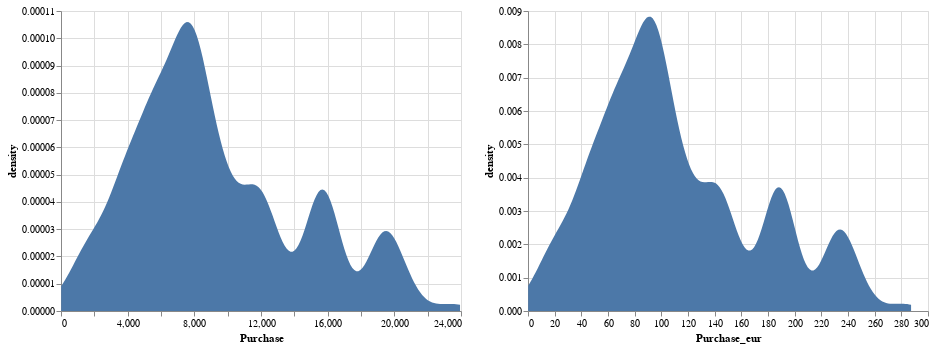

The notebook cell saved with this chart:
### Code cell
df_subset = df.sample(n=5000, random_state=42) # https://altair-viz.github.io/user_guide/faq.html#maxrowserror-how-can-i-plot-large-datasets

indian_chart = alt.Chart(df_subset).transform_density(
    'Purchase',
    as_=['Purchase', 'density'],
).mark_area().encode(
    x="Purchase:Q",
    y='density:Q',
)

eu_chart = alt.Chart(df_subset).transform_density(
    'Purchase_eur',
    as_=['Purchase_eur', 'density'],
).mark_area().encode(
    x="Purchase_eur:Q",
    y='density:Q',
)

indian_chart | eu_chart

### Figure 1 — Vega-Lite specification as saved in the notebook (floating-point values rounded to 4 significant figures; data arrays with more than 128 entries replaced by an {"elided": "..."} marker saying what was removed)
{"config": {"view": {"continuousWidth": 400, "continuousHeight": 300}}, "hconcat": [{"mark": "area", "encoding": {"x": {"type": "quantitative", "field": "Purchase"}, "y": {"type": "quantitative", "field": "density"}}, "transform": [{"density": "Purchase", "as": ["Purchase", "density"]}]}, {"mark": "area", "encoding": {"x": {"type": "quantitative", "field": "Purchase_eur"}, "y": {"type": "quantitative", "field": "density"}}, "transform": [{"density": "Purchase_eur", "as": ["Purchase_eur", "density"]}]}], "data": {"name": "data-93fb6c3c33b0f7d02c318c70fd540a93"}, "$schema": "https://vega.github.io/schema/vega-lite/v4.8.1.json", "datasets": {"data-93fb6c3c33b0f7d02c318c70fd540a93": {"elided": "5000 records"}}}
